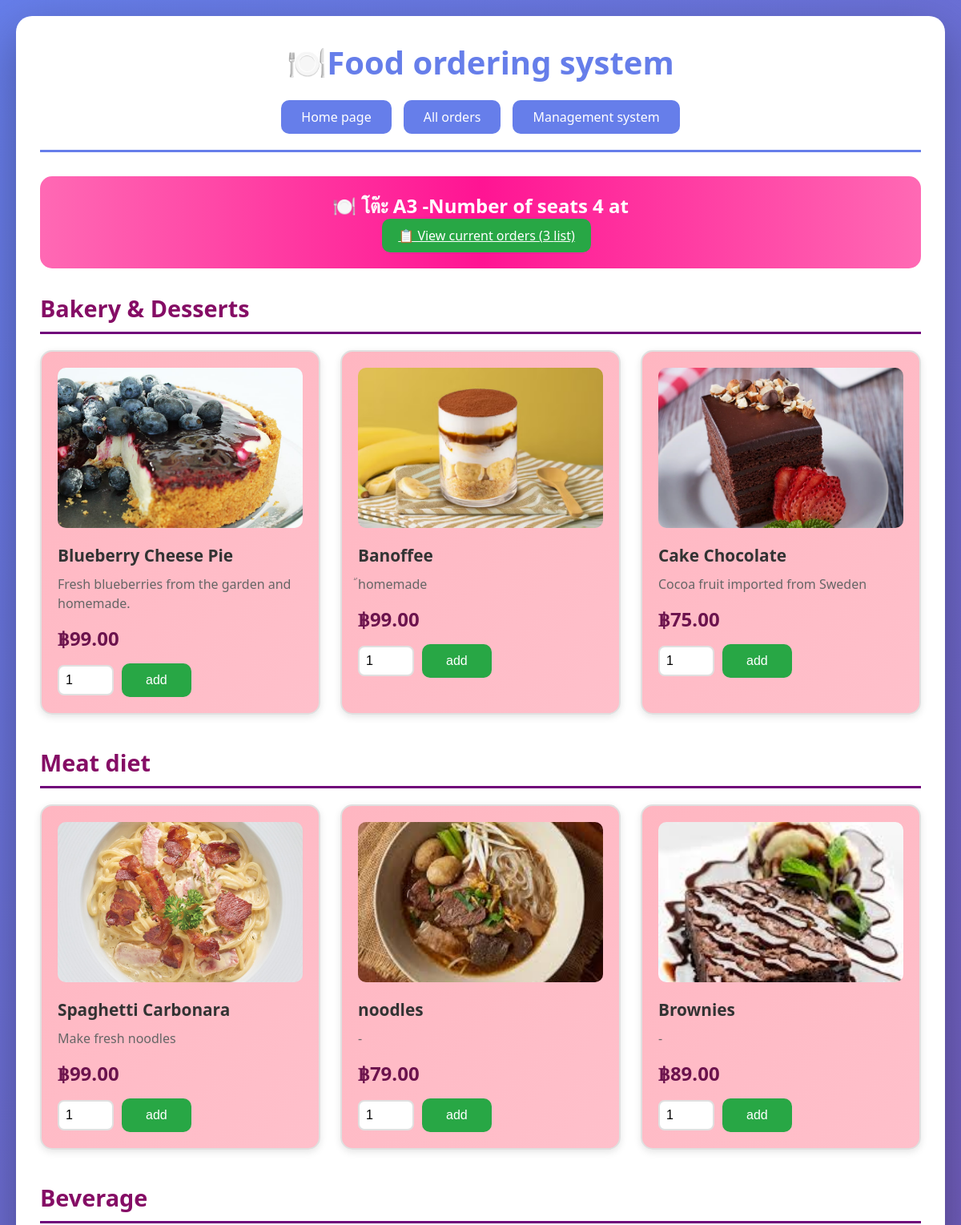
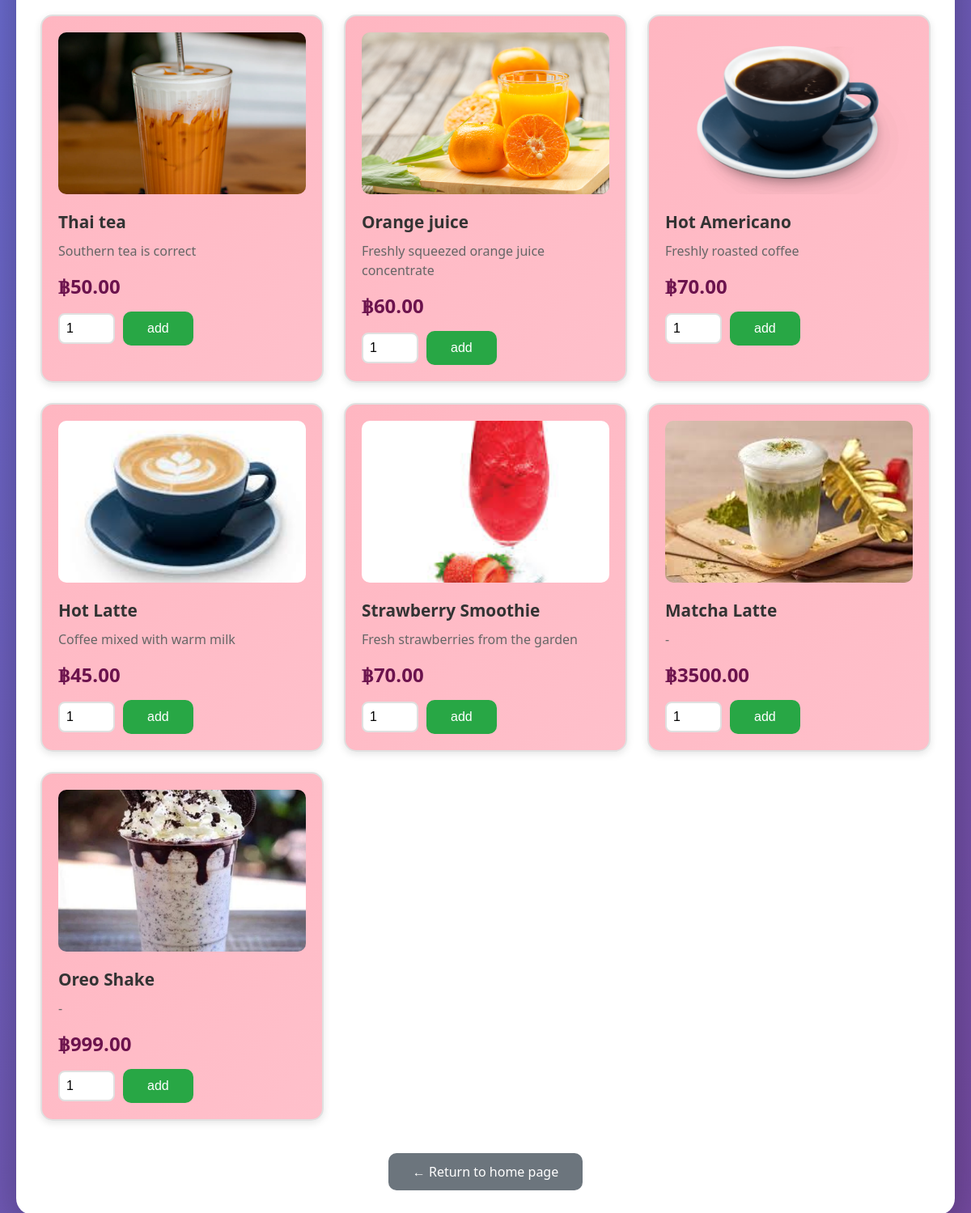
The page /menu/3/ on the database its author committed (2 pictures, top to bottom).
### orders/models.py (models this page shows, shortened)
class Table(models.Model):
    STATUS_CHOICES = [
        ('available', 'ว่าง'),
        ('occupied', 'มีคนนั่ง'),
        ('reserved', 'จอง'),
    ]
    number = models.CharField(max_length=10, unique=True, verbose_name="หมายเลขโต๊ะ")
    capacity = models.IntegerField(verbose_name="จำนวนที่นั่ง")
    status = models.CharField(max_length=20, choices=STATUS_CHOICES, default='available', verbose_name="สถานะ")
    class Meta:
        verbose_name = "โต๊ะ"
        verbose_name_plural = "โต๊ะ"
    def __str__(self):
        return f"โต๊ะ {self.number}"

class Order(models.Model):
    STATUS_CHOICES = [
        ('pending', 'รอดำเนินการ'),
        ('preparing', 'กำลังเตรียม'),
        ('ready', 'พร้อมเสิร์ฟ'),
        ('completed', 'เสร็จสิ้น'),
        ('cancelled', 'ยกเลิก'),
    ]
    table = models.ForeignKey(Table, on_delete=models.CASCADE, verbose_name="โต๊ะ")
    customer_name = models.CharField(max_length=100, blank=True, verbose_name="ชื่อลูกค้า")
    status = models.CharField(max_length=20, choices=STATUS_CHOICES, default='pending', verbose_name="สถานะ")
    total_amount = models.DecimalField(max_digits=10, decimal_places=2, default=0, verbose_name="ยอดรวม")
    created_at = models.DateTimeField(auto_now_add=True, verbose_name="วันที่สั่ง")
    updated_at = models.DateTimeField(auto_now=True)
    notes = models.TextField(blank=True, verbose_name="หมายเหตุ")
    class Meta:
        verbose_name = "ออเดอร์"
        verbose_name_plural = "ออเดอร์"
        ordering = ['-created_at']

class Category(models.Model):
    name = models.CharField(max_length=100, verbose_name="ชื่อหมวดหมู่")
    description = models.TextField(blank=True, verbose_name="รายละเอียด")
    created_at = models.DateTimeField(auto_now_add=True)
    class Meta:
        verbose_name = "หมวดหมู่"
        verbose_name_plural = "หมวดหมู่"

class MenuItem(models.Model):
    category = models.ForeignKey(Category, on_delete=models.CASCADE, related_name='items', verbose_name="หมวดหมู่")
    name = models.CharField(max_length=200, verbose_name="ชื่อเมนู")
    description = models.TextField(verbose_name="รายละเอียด")
    price = models.DecimalField(max_digits=10, decimal_places=2, verbose_name="ราคา")
    image = models.ImageField(upload_to='menu_images/', blank=True, null=True, verbose_name="รูปภาพ")
    is_available = models.BooleanField(default=True, verbose_name="พร้อมจำหน่าย")
    created_at = models.DateTimeField(auto_now_add=True)
    class Meta:
        verbose_name = "เมนูอาหาร"
        verbose_name_plural = "เมนูอาหาร"

### orders/views.py (the view)
# urls.py: path('menu/<int:table_id>/', views.menu, name='menu'),
def menu(request, table_id):
    table = get_object_or_404(Table, id=table_id)
    categories = Category.objects.all().prefetch_related('items')
    current_order = Order.objects.filter(
        table=table,
        status__in=['pending', 'preparing']
    ).first()
    context = {
        'table': table,
        'categories': categories,
        'current_order': current_order,
    }
    return render(request, 'orders/menu.html', context)

### orders/templates/orders/menu.html (shortened to what this page needs)
{% extends 'orders/base.html' %}
{% block content %}
<div class="menu-header">
    <h2>🍽️ {{ table }} -Number of seats {{ table.capacity }} at</h2>
    {% if current_order %}
    <a href="{% url 'view_order' current_order.id %}" class="current-order-badge">
        📋 View current orders ({{ current_order.items.count }} list)
    </a>
    {% endif %}
</div>
{% for category in categories %}
<div class="category-section">
    <h3 class="category-title">{{ category.name }}</h3>
    <div class="menu-grid">
        {% for item in category.items.all %}
        <div class="menu-item {% if not item.is_available %}unavailable{% endif %}">
            {% if item.image %}
            <img src="{{ item.image.url }}" alt="{{ item.name }}">
            {% else %}
            <div style="height: 200px; background: linear-gradient(135deg, #667eea 0%, #764ba2 100%); border-radius: 10px; display: flex; align-items: center; justify-content: center; color: white; font-size: 3em; margin-bottom: 15px;">
                🍽️
            </div>
            {% endif %}
            <div class="item-name">{{ item.name }}</div>
            <div class="item-description">{{ item.description }}</div>
            <div class="item-price">฿{{ item.price }}</div>
            {% if item.is_available %}
            <form method="post" action="{% url 'add_to_order' table.id item.id %}" class="item-form">
                <input type="number" name="quantity" value="1" min="1" max="99" class="quantity-input" required>
                <button type="submit" class="btn btn-success">add</button>
            </form>
            {% endif %}
        </div>
        {% endfor %}
    </div>
</div>
{% endfor %}
<div style="text-align: center; margin-top: 40px;">
    <a href="{% url 'home' %}" class="btn btn-secondary">← Return to home page</a>
</div>
{% endblock %}

### orders/templates/orders/base.html (style rules this page uses)
* { margin: 0; padding: 0; box-sizing: border-box; }
body { font-family: 'Segoe UI', Tahoma, Geneva, Verdana, sans-serif; background: linear-gradient(135deg, #667eea 0%, #764ba2 100%); min-height: 100vh; padding: 20px; }
.btn { padding: 12px 30px; border: none; border-radius: 10px; cursor: pointer; font-size: 16px; transition: all 0.3s; text-decoration: none; display: inline-block; }
.btn-success { background: #28a745; color: white; }
.btn-secondary { background: #6c757d; color: white; }

### orders/templates/orders/menu.html (style rules this page uses)
.menu-header { background: linear-gradient(90deg, #ff69b4, #ff1493, #ff69b4); color: white; padding: 20px; border-radius: 15px; margin-bottom: 30px; text-align: center; }
.category-section { margin-bottom: 40px; }
.category-title { color: #850d65ff; font-size: 1.8em; margin-bottom: 20px; padding-bottom: 10px; border-bottom: 3px solid #70027aff; }
.menu-grid { display: grid; grid-template-columns: repeat(auto-fill, minmax(280px, 1fr)); gap: 25px; }
.menu-item { background: linear-gradient(135deg, #ffb6c1 0%, #ffc0cb 100%); border: 2px solid #e0e0e0; border-radius: 15px; padding: 20px; transition: all 0.3s; box-shadow: 0 3px 10px rgba(0,0,0,0.1); }
.menu-item img { width: 100%; height: 200px; object-fit: cover; border-radius: 10px; margin-bottom: 15px; }
.item-name { font-size: 1.3em; font-weight: bold; color: #333; margin-bottom: 10px; }
.item-description { color: #666; margin-bottom: 15px; line-height: 1.5; }
.item-price { font-size: 1.5em; color: #6c134dff; font-weight: bold; margin-bottom: 15px; }
.item-form { display: flex; gap: 10px; align-items: center; }
.quantity-input { width: 70px; padding: 8px; border: 2px solid #e0e0e0; border-radius: 8px; font-size: 16px; }
.current-order-badge { background: #28a745; color: white; padding: 10px 20px; border-radius: 10px; display: inline-block; margin-left: 15px; }

### rows shown on the page
Table: number "โต๊ะ A3", capacity "4"
Order: items.count "3"
Category: name "Bakery & Desserts"
MenuItem: image (picture), name "Blueberry Cheese Pie", description "Fresh blueberries from the garden and homemade.", price "99.00"
MenuItem: image (picture), name "Banoffee", description "้homemade", price "99.00"
MenuItem: image (picture), name "Cake Chocolate", description "Cocoa fruit imported from Sweden", price "75.00"
Category: name "Meat diet"
MenuItem: image (picture), name "Spaghetti Carbonara", description "Make fresh noodles", price "99.00"
MenuItem: image (picture), name "noodles", description "-", price "79.00"
MenuItem: image (picture), name "Brownies", description "-", price "89.00"
Category: name "Beverage"
MenuItem: image (picture), name "Thai tea", description "Southern tea is correct", price "50.00"
MenuItem: image (picture), name "Orange juice", description "Freshly squeezed orange juice concentrate", price "60.00"
MenuItem: image (picture), name "Hot Americano", description "Freshly roasted coffee", price "70.00"
MenuItem: image (picture), name "Hot Latte", description "Coffee mixed with warm milk", price "45.00"
MenuItem: image (picture), name "Strawberry Smoothie", description "Fresh strawberries from the garden", price "70.00"
MenuItem: image (picture), name "Matcha Latte", description "-", price "3500.00"
MenuItem: image (picture), name "Oreo Shake", description "-", price "999.00"
